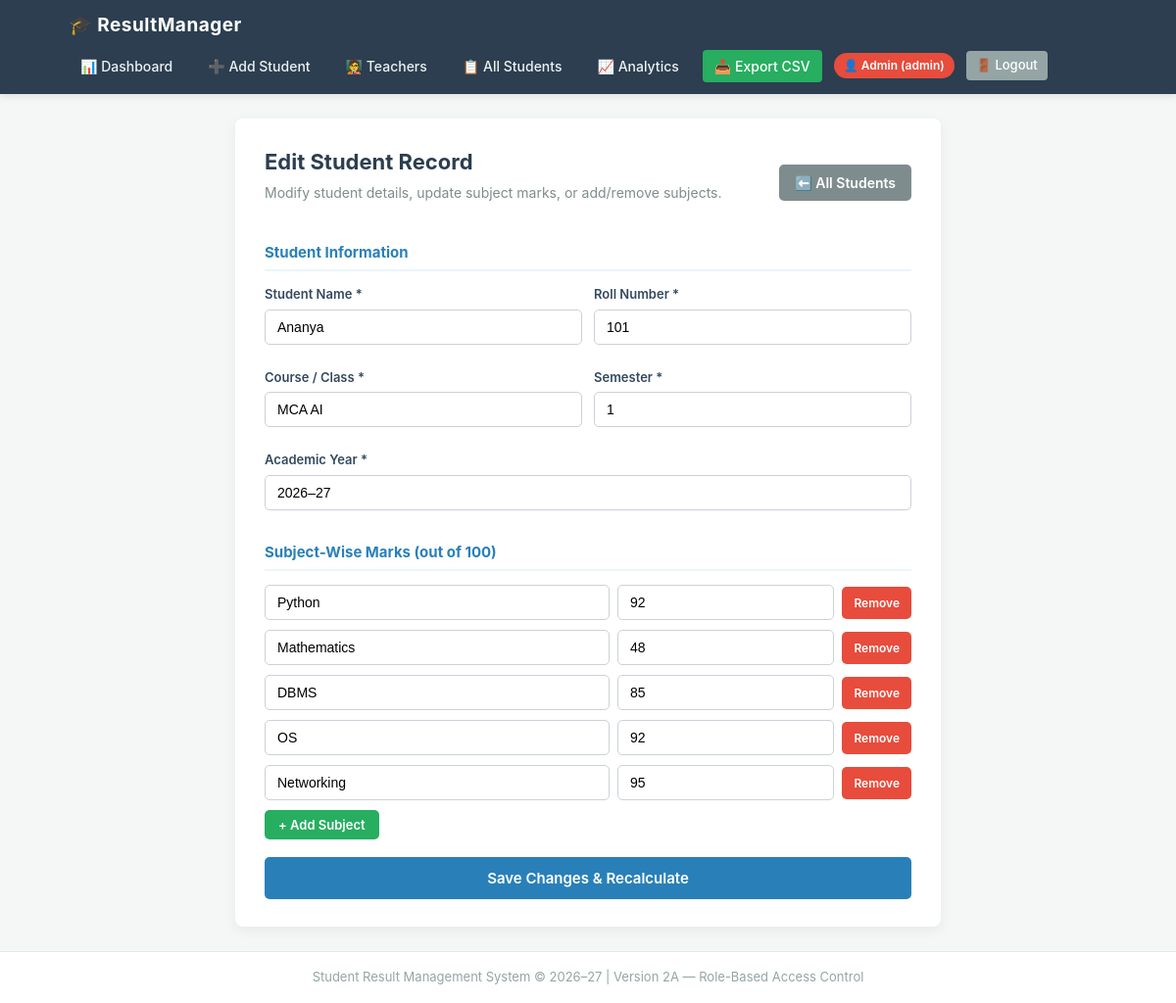
Page /admin/student/edit/1 (signed in) on the committed database.
### tables this page shows
CREATE TABLE students (
            id INTEGER PRIMARY KEY AUTOINCREMENT,
            name TEXT NOT NULL,
            roll_number TEXT NOT NULL,
            course TEXT NOT NULL,
            semester TEXT NOT NULL,
            academic_year TEXT NOT NULL,
            created_at TIMESTAMP DEFAULT CURRENT_TIMESTAMP
        );

CREATE TABLE subjects (
            id INTEGER PRIMARY KEY AUTOINCREMENT,
            student_id INTEGER NOT NULL,
            subject_name TEXT NOT NULL,
            marks REAL NOT NULL,
            FOREIGN KEY (student_id) REFERENCES students(id) ON DELETE CASCADE
        );

### app.py (the view, shortened to what this page needs)
@app.route('/admin/student/edit/<int:student_id>', methods=['GET', 'POST'])
@admin_required
def admin_student_edit(student_id):
    student = fetch_single_student_analyzed(student_id)
    if not student:
        flash("Student not found.", "danger")
        return redirect(url_for('student_list'))
    error = None
    return render_template('student_edit.html', student=student, error=error)

### app.py (called while the page is built)
def get_db_connection():
    conn = sqlite3.connect(DB_PATH)
    conn.row_factory = sqlite3.Row
    return conn

def admin_required(f):
    @wraps(f)
    def decorated_function(*args, **kwargs):
        if 'user_id' not in session:
            flash("Please log in to access this page.", "warning")
            return redirect(url_for('login'))
        if session.get('role') != 'ADMIN':
            flash("Access denied. You do not have permission to access this page.", "danger")
            if session.get('role') == 'TEACHER':
                return redirect(url_for('teacher_dashboard'))
            return redirect(url_for('student_dashboard'))
        return f(*args, **kwargs)
    return decorated_function

def calculate_grade(percentage):
    if percentage >= 90:
        return 'A'
    elif percentage >= 80:
        return 'B'
    elif percentage >= 70:
        return 'C'
    elif percentage >= 60:
        return 'D'
    else:
        return 'F'

def calculate_remark(marks):
    if marks >= 90:
        return 'Excellent'
    elif marks >= 80:
        return 'Very Good'
    elif marks >= 70:
        return 'Good'
    elif marks >= 60:
        return 'Satisfactory'
    elif marks >= 40:
        return 'Needs Improvement'
    else:
        return 'Fail'

def calculate_performance_message(percentage):
    if percentage >= 90:
        return "Excellent overall performance!"
    elif percentage >= 80:
        return "Very good performance!"
    elif percentage >= 70:
        return "Good performance!"
    elif percentage >= 60:
        return "Satisfactory performance."
    else:
        return "Keep practicing and improve your performance."

def calculate_performance_category(percentage):
    if percentage >= 90:
        return "Excellent"
    elif percentage >= 80:
        return "Very Good"
    elif percentage >= 70:
        return "Good"
    elif percentage >= 60:
        return "Average"
    else:
        return "Needs Improvement"

def fetch_single_student_analyzed(student_id):
    conn = get_db_connection()
    s_row = conn.execute('SELECT * FROM students WHERE id = ?', (student_id,)).fetchone()
    if not s_row:
        conn.close()
        return None
    sub_rows = conn.execute('SELECT subject_name, marks FROM subjects WHERE student_id = ?', (student_id,)).fetchall()
    conn.close()
    return analyze_student_data(dict(s_row), [dict(r) for r in sub_rows])

### templates/student_edit.html (shortened to what this page needs)
{% extends "base.html" %}
{% block content %}
<div class="calculator-container">
    <div class="page-header">
        <div>
            <h2>Edit Student Record</h2>
            <p class="subtitle">Modify student details, update subject marks, or add/remove subjects.</p>
        </div>
        <div class="header-actions">
            <a href="{{ url_for('student_list') }}" class="btn-secondary">⬅️ All Students</a>
        </div>
    </div>
    <form method="POST" action="{{ url_for('admin_student_edit', student_id=student.id) }}" class="entry-form">
        <div class="section-title">Student Information</div>
        <div class="form-grid">
            <div class="form-group">
                <label for="student_name">Student Name *</label>
                <input
                    type="text"
                    id="student_name"
                    name="student_name"
                    value="{{ student.student_name }}"
                    required
                >
            </div>
            <div class="form-group">
                <label for="roll_number">Roll Number *</label>
                <input
                    type="text"
                    id="roll_number"
                    name="roll_number"
                    value="{{ student.roll_number }}"
                    required
                >
            </div>
            <div class="form-group">
                <label for="course">Course / Class *</label>
                <input
                    type="text"
                    id="course"
                    name="course"
                    value="{{ student.course }}"
                    required
                >
            </div>
            <div class="form-group">
                <label for="semester">Semester *</label>
                <input
                    type="text"
                    id="semester"
                    name="semester"
                    value="{{ student.semester }}"
                    required
                >
            </div>
            <div class="form-group full-width">
                <label for="academic_year">Academic Year *</label>
                <input
                    type="text"
                    id="academic_year"
                    name="academic_year"
                    value="{{ student.academic_year }}"
                    required
                >
            </div>
        </div>
        <div class="section-title">Subject-Wise Marks (out of 100)</div>
        <div id="subjects-container">
            {% for sub in student.subjects %}
                <div class="subject-row">
                    <input
                        type="text"
                        name="subject_name"
                        placeholder="Subject Name"
                        value="{{ sub.name }}"
                        required
                    >
                    <input
                        type="number"
                        name="subject_marks"
                        min="0"
                        max="100"
                        step="any"
                        placeholder="Marks (0-100)"
                        value="{{ sub.marks }}"
                        required
                    >
                    <button type="button" class="btn-remove" onclick="removeSubject(this)">Remove</button>
                </div>
            {% endfor %}
        </div>
        <button type="button" class="btn-add" onclick="addSubject()">+ Add Subject</button>
        <button type="submit" class="btn-calculate">Save Changes & Recalculate</button>
    </form>
</div>
{% endblock %}

### static/style.css (style rules this page uses)
* { box-sizing: border-box; margin: 0; padding: 0; }
body { font-family: -apple-system, BlinkMacSystemFont, "Segoe UI", Roboto, Helvetica, Arial, sans-serif; background-color: #f4f7f6; color: #2c3e50; line-height: 1.5; min-height: 100vh; display: flex; flex-direction: column; }
.calculator-container { background-color: #ffffff; max-width: 720px; margin: 0 auto; padding: 28px 30px; border-radius: 8px; box-shadow: 0 4px 14px rgba(0, 0, 0, 0.06); }
.page-header { display: flex; justify-content: space-between; align-items: center; margin-bottom: 22px; flex-wrap: wrap; gap: 15px; }
h2 { color: #2c3e50; font-size: 22px; margin-bottom: 4px; }
.subtitle { color: #7f8c8d; font-size: 14px; margin-bottom: 18px; }
.section-title { font-weight: bold; font-size: 15px; color: #2980b9; border-bottom: 2px solid #ebf5fb; padding-bottom: 6px; margin: 20px 0 14px 0; }
.form-grid { display: grid; grid-template-columns: 1fr 1fr; gap: 12px; }
.full-width { grid-column: 1 / -1; }
.form-group { margin-bottom: 12px; }
label { display: block; margin-bottom: 5px; font-weight: 600; font-size: 13px; color: #34495e; }
input[type="text"], input[type="number"], select { width: 100%; padding: 9px 12px; border: 1px solid #ccd1d9; border-radius: 5px; font-size: 14px; background-color: #ffffff; transition: border-color 0.2s; }
.subject-row { display: flex; gap: 8px; align-items: center; margin-bottom: 10px; }
.subject-row input[type="text"] { flex: 2; }
.subject-row input[type="number"] { flex: 1.2; }
button, .btn-primary, .btn-secondary, .btn-export-pdf, .btn-view-all { font-family: inherit; display: inline-block; cursor: pointer; font-size: 14px; font-weight: 600; border-radius: 5px; text-decoration: none; border: none; text-align: center; transition: background-color 0.2s, transform 0.1s; }
.btn-remove { background-color: #e74c3c; color: #ffffff; padding: 9px 12px; font-size: 12px; }
.btn-add { background-color: #27ae60; color: #ffffff; padding: 7px 14px; font-size: 13px; margin-bottom: 18px; }
.btn-calculate { width: 100%; background-color: #2980b9; color: #ffffff; padding: 12px; font-size: 15px; }
.btn-secondary { background-color: #7f8c8d; color: #ffffff; padding: 8px 16px; }

### rows in the picture
students: student_name "Ananya", roll_number "101", course "MCA AI", semester "1", academic_year "2026–27"
subjects: subject_name "Python", subject_marks "92"
subjects: subject_name "Mathematics", subject_marks "48"
subjects: subject_name "DBMS", subject_marks "85"
subjects: subject_name "OS", subject_marks "92"
subjects: subject_name "Networking", subject_marks "95"

### other values in the picture
{{ session.get('username') }} "admin"
